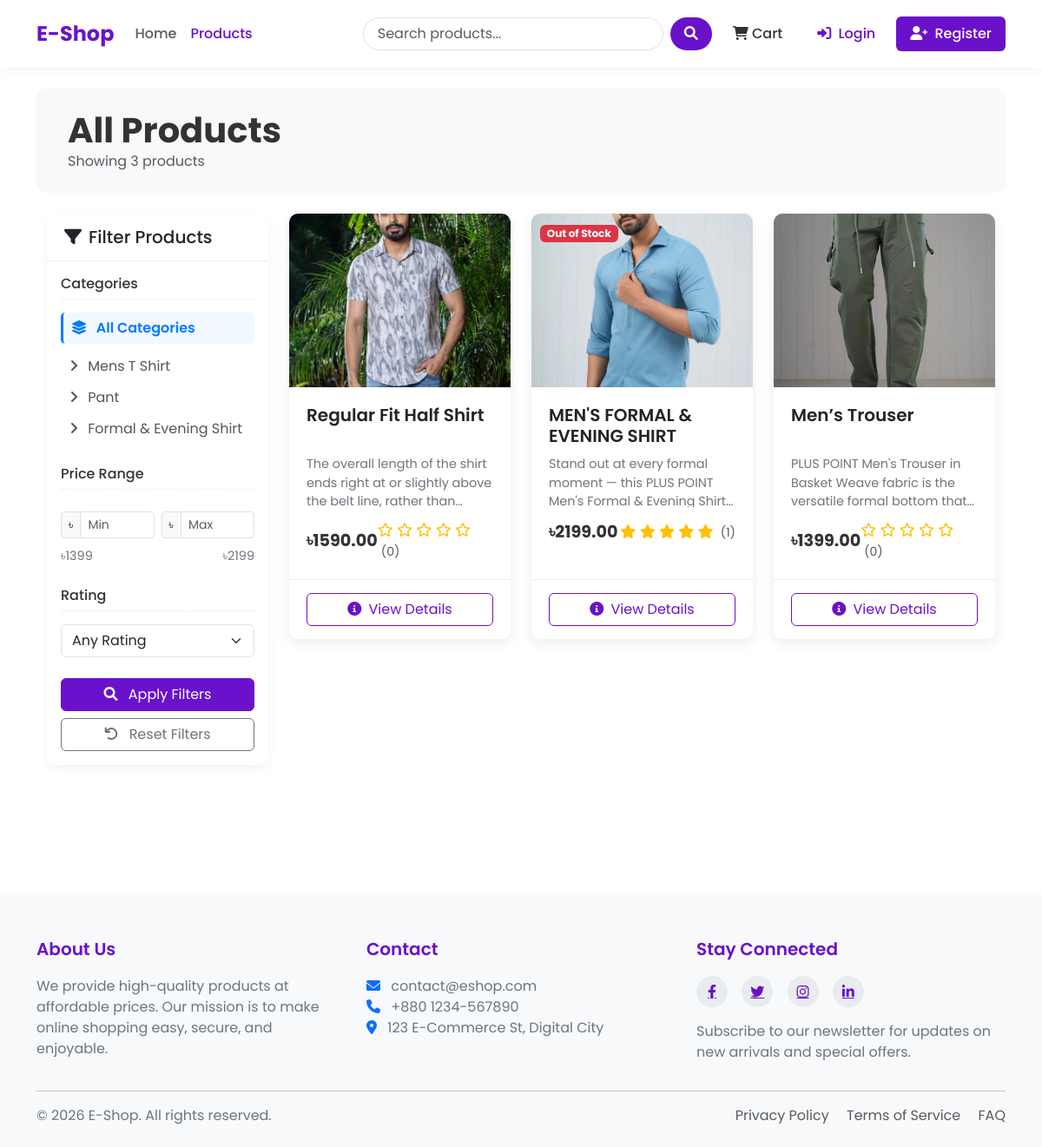
Screenshot of /products/ with the database file from the repository.
### shop/models.py (models this page shows, shortened)
class Category(models.Model):
      name = models.CharField(max_length=100)
      slug = models.SlugField(max_length=100,unique=True)
      description = models.TextField(blank=True)
      class Meta:
            verbose_name_plural = 'categories'

class Product(models.Model):
     name = models.CharField(max_length=100)
     slug = models.SlugField(max_length=100,unique=True)
     category = models.ForeignKey(Category,on_delete=models.CASCADE,related_name='products')
     description = models.TextField()
     price = models.DecimalField(max_digits=10,decimal_places=2)
     stock = models.PositiveBigIntegerField(default=1)
     available = models.BooleanField(default=True)
     created = models.DateTimeField(auto_now_add=True)
     updated = models.DateTimeField(auto_now=True)
     image = models.ImageField(upload_to='products/%Y/%m/%d')
     def average_rating(self):
            ratings = self.ratings.all()
            if ratings.count() > 0:
                return sum([rating.rating for rating in ratings])/ratings.count()
            return 0

### shop/views.py (the view, shortened to what this page needs)
# urls.py: path('products/', views.product_list, name = 'product_list'),
def product_list(request,category_slug = None):
    category = None
    categories = models.Category.objects.all()
    products = models.Product.objects.all()
    if category_slug:
        category = get_object_or_404(models.Category,slug=category_slug)
        products = products.filter(category = category)
    min_price = products.aggregate(Min('price'))['price__min']
    max_price = products.aggregate(Max('price'))['price__max']
    if request.GET.get('min_price'):
        products = products.filter(price__gte=request.GET.get('min_price'))
    if request.GET.get('max_price'):
        products = products.filter(price__lte=request.GET.get('max_price'))
    if request.GET.get('rating'):
            products = products.annotate(avg_rating = Avg('ratings__rating')).filter(avg_rating=request.GET.get('rating'))
    return render(request,'shop/product_list.html',{
        'category':category,
        'categories':categories,
        'products':products,
        'min_price':min_price,
        'max_price':max_price
    })

### shop/context_processors.py (called while the page is built)
def cart_items_count(request):
    if request.user.is_authenticated:
       try:
           cart = Cart.objects.get(user=request.user)
           return {'cart_items_count' : cart.cart_items_count}
       except Cart.DoesNotExist:
           {'cart_items_count':0}
    return {'cart_items_count':0}

### shop/templates/shop/product_list.html (shortened to what this page needs)
{% extends 'base.html' %}
{% block content %}
<div class="shop-header mb-4 p-4 bg-light">
    <div class="container-fluid">
        <div class="row align-items-center">
            <div class="col-md-6">
                <h1 class="shop-title">
                    {% if category %}{{ category.name }}{% else %}All Products{% endif %}
                </h1>
                <p class="text-muted mb-0">
                    Showing {{ products|length }} product{{ products|length|pluralize }}
                </p>
            </div>
        </div>
    </div>
</div>
<div class="container-fluid">
    <div class="row">
        <div class="col-lg-3 mb-4 filter-sidebar">
            <div class="filter-card card mb-4">
                <div class="card-header">
                    <h5 class="mb-0 d-flex align-items-center">
                        <i class="fas fa-filter me-2"></i> Filter Products
                    </h5>
                </div>
                <div class="card-body">
                    <form method="get">
                        <h6 class="filter-heading">Categories</h6>
                        <div class="mb-4">
                            <a href="{% url 'product_list' %}" class="filter-link {% if not category %}active{% endif %}">
                                <i class="fas fa-layer-group me-2"></i> All Categories
                            </a>
                            <div class="ms-2 mt-2">
                                {% for c in categories %}
                                <a href="{% url 'product_list_by_category' c.slug %}" class="filter-link {% if category.slug == c.slug %}active{% endif %}">
                                    <i class="fas fa-angle-right me-2"></i> {{ c.name }}
                                </a>
                                {% endfor %}
                            </div>
                        </div>
                        <h6 class="filter-heading">Price Range</h6>
                        <div class="mb-4">
                            <div class="price-slider-container">
                                <div class="row g-2 mb-2">
                                    <div class="col-6">
                                        <div class="input-group input-group-sm">
                                            <span class="input-group-text">৳</span>
                                            <input type="number" class="form-control" id="min_price" name="min_price"
                                                   value="{{ request.GET.min_price|default:'' }}" min="{{ min_price }}" max="{{ max_price }}" placeholder="Min">
                                        </div>
                                    </div>
                                    <div class="col-6">
                                        <div class="input-group input-group-sm">
                                            <span class="input-group-text">৳</span>
                                            <input type="number" class="form-control" id="max_price" name="max_price"
                                                   value="{{ request.GET.max_price|default:'' }}" min="{{ min_price }}" max="{{ max_price }}" placeholder="Max">
                                        </div>
                                    </div>
                                </div>
                                <div class="price-values">
                                    <span>৳{{ min_price }}</span>
                                    <span>৳{{ max_price }}</span>
                                </div>
                            </div>
                        </div>
                        <h6 class="filter-heading">Rating</h6>
                        <div class="mb-4">
                            <select class="form-select" name="rating">
                                <option value="">Any Rating</option>
                            </select>
                        </div>
                        <div class="d-grid gap-2">
                            <button type="submit" class="btn btn-primary">
                                <i class="fas fa-search me-2"></i> Apply Filters
                            </button>
                            <a href="{% url 'product_list' %}" class="btn btn-outline-secondary">
                                <i class="fas fa-undo me-2"></i> Reset Filters
                            </a>
                        </div>
                    </form>
                </div>
            </div>
        </div>
        <div class="col-lg-9">
            {% if products %}
            <div class="row row-cols-1 row-cols-md-2 row-cols-lg-3 g-4">
                {% for product in products %}
                <div class="col">
                    <div class="card h-100 product-card">
                        <div class="product-img-container">
                            {% if product.image %}
                            <img src="{{ product.image.url }}" class="product-img" alt="{{ product.name }}">
                            {% else %}
                            <div class="bg-light d-flex align-items-center justify-content-center h-100">
                                <i class="fas fa-image fa-3x text-muted"></i>
                            </div>
                            {% endif %}
                            {% if product.stock <= 5 and product.stock > 0 %}
                            <div class="product-badge">
                                <span class="badge bg-warning">Low Stock</span>
                            </div>
                            {% elif product.stock <= 0 %}
                            <div class="product-badge">
                                <span class="badge bg-danger">Out of Stock</span>
                            </div>
                            {% endif %}
                        </div>
                        <div class="card-body">
                            <h5 class="product-title">{{ product.name }}</h5>
                            <p class="product-desc">{{ product.description|truncatechars:100 }}</p>
                            <div class="d-flex justify-content-between align-items-center">
                                <span class="product-price">৳{{ product.price }}</span>
                                <div class="rating">
                                    {% for i in "12345" %}
                                    {% if forloop.counter <= product.average_rating %}
                                    <i class="fas fa-star"></i>
                                    {% else %}
                                    <i class="far fa-star"></i>
                                    {% endif %}
                                    {% endfor %}
                                    <span class="ms-1 text-muted small">({{ product.ratings.count }})</span>
                                </div>
                            </div>
                        </div>
                        <div class="card-footer">
                            <div class="d-grid">
                                <a href="{% url 'product_detail' product.slug %}" class="btn btn-outline-primary btn-add-cart">
                                    <i class="fas fa-info-circle me-1"></i> View Details
                                </a>
                            </div>
                        </div>
                    </div>
                </div>
                {% endfor %}
            </div>
            {% endif %}
        </div>
    </div>
</div>
{% endblock %}

### shop/templates/shop/product_list.html (style rules this page uses)
.filter-card { border: none; box-shadow: 0 4px 12px rgba(0,0,0,0.05); border-radius: 10px; position: sticky; top: 20px; }
.filter-card .card-header { background-color: #fff; border-bottom: 1px solid rgba(0,0,0,0.07); padding: 15px 20px; }
.filter-heading { color: #333; font-size: 1rem; margin-bottom: 15px; border-bottom: 1px dashed #eee; padding-bottom: 8px; }
.filter-link { color: #555; text-decoration: none; transition: all 0.2s; display: block; padding: 6px 3px; border-radius: 5px; }
.filter-link.active { color: #007bff; font-weight: 600; border-left: 3px solid #007bff; padding-left: 10px; background-color: rgba(0,123,255,0.05); }
.product-card { border: none; box-shadow: 0 5px 15px rgba(0,0,0,0.07); border-radius: 10px; overflow: hidden; transition: all 0.3s ease; }
.product-img-container { position: relative; overflow: hidden; height: 200px; }
.product-img { width: 100%; height: 100%; object-fit: cover; transition: transform 0.5s ease; }
.product-badge { position: absolute; top: 10px; left: 10px; z-index: 2; }
.product-card .card-body { padding: 20px; }
.product-title { font-weight: 600; margin-bottom: 10px; height: 48px; overflow: hidden; display: -webkit-box; -webkit-line-clamp: 2; -webkit-box-orient: vertical; }
.product-desc { color: #6c757d; font-size: 0.9rem; margin-bottom: 15px; height: 60px; overflow: hidden; display: -webkit-box; -webkit-line-clamp: 3; -webkit-box-orient: vertical; }
.product-price { font-weight: 700; color: #333; font-size: 1.2rem; }
.rating { color: #ffc107; }
.product-card .card-footer { background-color: #fff; border-top: 1px solid rgba(0,0,0,0.07); padding: 15px 20px; }
.btn-add-cart { transition: all 0.3s ease; }
.shop-header { background-color: #f8f9fa; padding: 30px 0; margin-bottom: 30px; border-radius: 10px; }
.shop-title { font-weight: 700; color: #333; margin-bottom: 0; }
.price-slider-container { margin-top: 25px; }
.price-values { display: flex; justify-content: space-between; margin-top: 10px; color: #6c757d; font-size: 0.9rem; }

### templates/base.html (style rules this page uses)
:root { --primary-color: #6a11cb; --primary-dark: #5a0cb8; --primary-light: #7c4ddb; --secondary-color: #2575fc; --text-color: #333333; --text-light: #6c757d; --bg-light: #f8f9fa; --border-radius: 10px; --box-shadow: 0 5px 15px rgba(0,0,0,0.08); }
body { font-family: 'Poppins', sans-serif; color: var(--text-color); display: flex; flex-direction: column; min-height: 100vh; }
.product-card { border: none; border-radius: var(--border-radius); overflow: hidden; transition: transform 0.3s, box-shadow 0.3s; box-shadow: var(--box-shadow); }
.rating { color: #ffc107; }
.btn-primary { background-color: var(--primary-color); border-color: var(--primary-color); }
.btn-outline-primary { border-color: var(--primary-color); color: var(--primary-color); }

### rows the page displays
Category: name "Mens T Shirt"
Category: name "Pant"
Category: name "Formal & Evening Shirt"
Product: image (picture), name "Regular Fit Half Shirt", description "The overall length of the shirt ends right at or slightly above the belt line, rather…", price "1590.00", ratings.count "0"
Product: image (picture), stock "Out of Stock", name "MEN'S FORMAL & EVENING SHIRT", description "Stand out at every formal moment — this PLUS POINT Men's Formal & Evening…", price "2199.00", ratings.count "1"
Product: image (picture), name "Men’s Trouser", description "PLUS POINT Men's Trouser in Basket Weave fabric is the versatile formal bottom…", price "1399.00", ratings.count "0"

### other values shown
{{ products|length }} "3"
{{ min_price }} "1399"
{{ max_price }} "2199"
